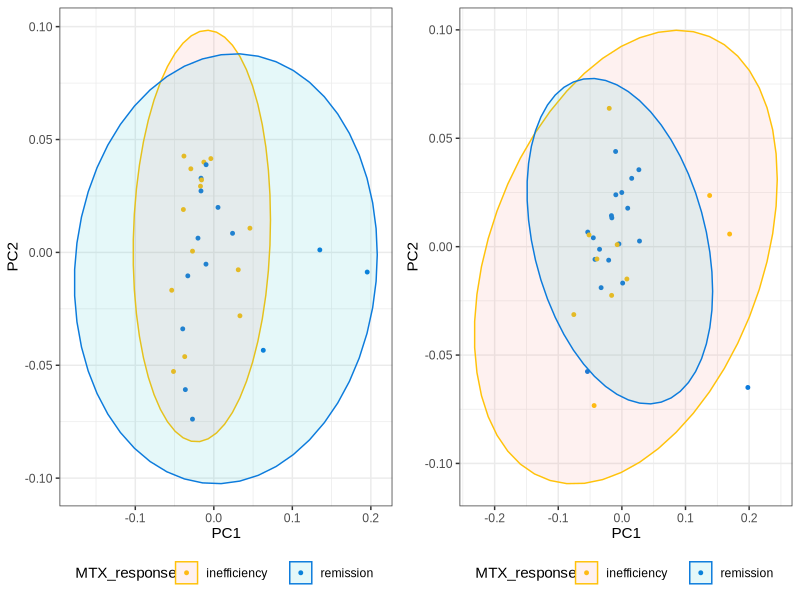

Source code (R): (Note: this script raises an error after producing the figure.)
library(vegan)
library(ape)
library(ggplot2)
library(tidyverse)
library(ggpubr)

#setwd("/vol/projects/khuang/downstream_analysis/rheumavor_revision/covariables_adjustment")
#Replace the above line with your working directory path if needed.

##### configuration ######
psa_enthesis <- read.csv("PsA_enthesitis.tsv", sep = "\t", header = T)
mat_psa <- read.csv("mpa4_merged_relab_PsA_sgb_md_final_samples_4vegan_matrix.tsv", sep = "\t", header = T)
md_psa <- read.csv("mpa4_merged_relab_PsA_sgb_md_final_samples_4vegan_metadata.tsv", sep = "\t", header = T)

## Append columns from `psa_enthesis` onto `md_psa` using a shared key column
key_col <- "sample" 

stopifnot(key_col %in% names(md_psa), key_col %in% names(psa_enthesis))

cols_to_add <- setdiff(names(psa_enthesis), key_col)

md_psa <- md_psa %>%
  left_join(psa_enthesis %>% dplyr::select(dplyr::all_of(c(key_col, cols_to_add))),
            by = key_col)


mat_ra <- read.csv("mpa4_merged_relab_RA_sgb_md_final_samples_4vegan_matrix.tsv", sep = "\t", header = T)
md_ra <- read.csv("mpa4_merged_relab_RA_sgb_md_final_samples_4vegan_metadata.tsv", sep = "\t", header = T)

mat_psa_humann <- read.csv("humann3_aggre_pathways_relab_initial_PsA_final_samples_4vegan_matrix.tsv", sep = "\t", header = T)
md_psa_humann <- read.csv("humann3_aggre_pathways_relab_initial_PsA_final_samples_4vegan_metadata.tsv", sep = "\t", header = T)

mat_ra_humann <- read.csv("humann3_aggre_pathways_relab_initial_RA_final_samples_4vegan_matrix.tsv", sep = "\t", header = T)
md_ra_humann <- read.csv("humann3_aggre_pathways_relab_initial_RA_final_samples_4vegan_metadata.tsv", sep = "\t", header = T)


## Append columns from `psa_enthesis` onto `md_psa_humann` using a shared key column
key_col <- "sample" 

stopifnot(key_col %in% names(md_psa_humann), key_col %in% names(psa_enthesis))

cols_to_add <- setdiff(names(psa_enthesis), key_col)

md_psa_humann <- md_psa_humann %>%
  left_join(psa_enthesis %>% dplyr::select(dplyr::all_of(c(key_col, cols_to_add))),
            by = key_col)

##### configuration ######

pcoa_plot <- function(coordis_df, category, fsize = 11, dsize = 1, fstyle = "Arial", to_rm = NULL) {
  # coordis_df: the dataframe containing principal coordinate estimates
  # fsize: the font size
  # dsize: the dot size
  # fstyle: the font style
  # category: specify the category name for separating groups
  # this function is to draw pcoa plot with confidence ellipse
  
  if (is.null(to_rm)) {
    coordis_df <- coordis_df[!(is.na(coordis_df[, category]) | coordis_df[, category] == ""), ]
  }
  else {
    coordis_df <- coordis_df[!(is.na(coordis_df[, category]) | coordis_df[, category] == "" | coordis_df[, category] %in% to_rm), ]
  }
  eval(substitute(ggplot(coordis_df,aes(Axis.1, Axis.2, color = c)),list(c = as.name(category)))) +
    geom_point(size = dsize) + 
    theme_bw() +
    eval(substitute(geom_polygon(stat = "ellipse", aes(fill = c), alpha = 0.1, type = "norm"), list(c = as.name(category)))) +
    labs(x = "PC1", y = "PC2") +
    theme(text = element_text(size = fsize, family = fstyle)) +
    theme(legend.position="bottom") + 
    scale_color_manual(values = c("inefficiency" = "#FFC20A",
                                  "remission" = "#0C7BDC"))
  
}

generate_coordis_df <- function(mat, md) {
  # mat: the loaded matrix from mpa-style dataframe.
  # md: the dataframe containing metadata.
  # this function is to prepare metadata-added coordinates dataframe.
  bray_dist <- vegdist(mat, "bray")
  pcos <- as.data.frame(pcoa(bray_dist)$vectors)
  p_df <- cbind(pcos, md)
  p_df
}

est_permanova <- function(mat, md, tcol, e_vector = NULL, nper = 999, to_rm = NULL){
  if (is.null(to_rm)) {
    clean_md <- md[!(is.na(md[, tcol]) | md[, tcol] == ""), ]
  } else {
    clean_md <- md[!(is.na(md[, tcol]) | md[, tcol] == "" | md[, tcol] %in% to_rm), ]
  }
  clean_idx = rownames(clean_md)
  clean_mat <- mat[rownames(mat) %in% clean_idx, ]
  if (is.null(e_vector)) {
    est <- eval(substitute(adonis2(mat ~ cat, data = md, permutations = nper), list(cat = as.name(tcol))))
  } else {
    mat_char <- deparse(substitute(mat))
    str1 <- paste0(c(paste0(e_vector, collapse = " + ")), tcol, collapse = " + ")
    str2 <- paste0(c(mat_char, str1), collapse = " ~ ")
    print(str2)
    est <- adonis2(eval(parse(text = str2)), data = md, permutations = nper)
  }
  est
}

###### execution section #######
#t_mat_ra_humann <- sin(mat_ra_humann)**2


coordis_psa_df <- generate_coordis_df(mat_psa_humann, md_psa_humann)
coordis_ra_df <- generate_coordis_df(mat_ra_humann, md_ra_humann)

psa_pcoa <- pcoa_plot(coordis_psa_df, "MTX_response", fstyle = "Arial")
ra_pcoa <- pcoa_plot(coordis_ra_df, "MTX_response", fstyle = "Arial")



ggarrange(psa_pcoa, ra_pcoa,
          nrow = 1, ncol = 2)

b_dist <- function(mat) {
  # mat: the loaded matrix from mpa-style dataframe.
  # md: the dataframe containing metadata.
  # this function is to prepare metadata-added coordinates dataframe.
  bray_dist <- vegdist(mat, "bray")
  bray_dist
}

View(md_psa)

est_permanova(mat_psa, md_psa, "MTX_response", c("age", "enthesitis"),
              nper = 999, to_rm = NULL)

est_permanova(mat_psa_humann, md_psa_humann, "MTX_response", c("age", "enthesitis"),
              nper = 999, to_rm = NULL)

adonis2(mat_test ~ MTX_response, data = md_ra, permutations = 999)
